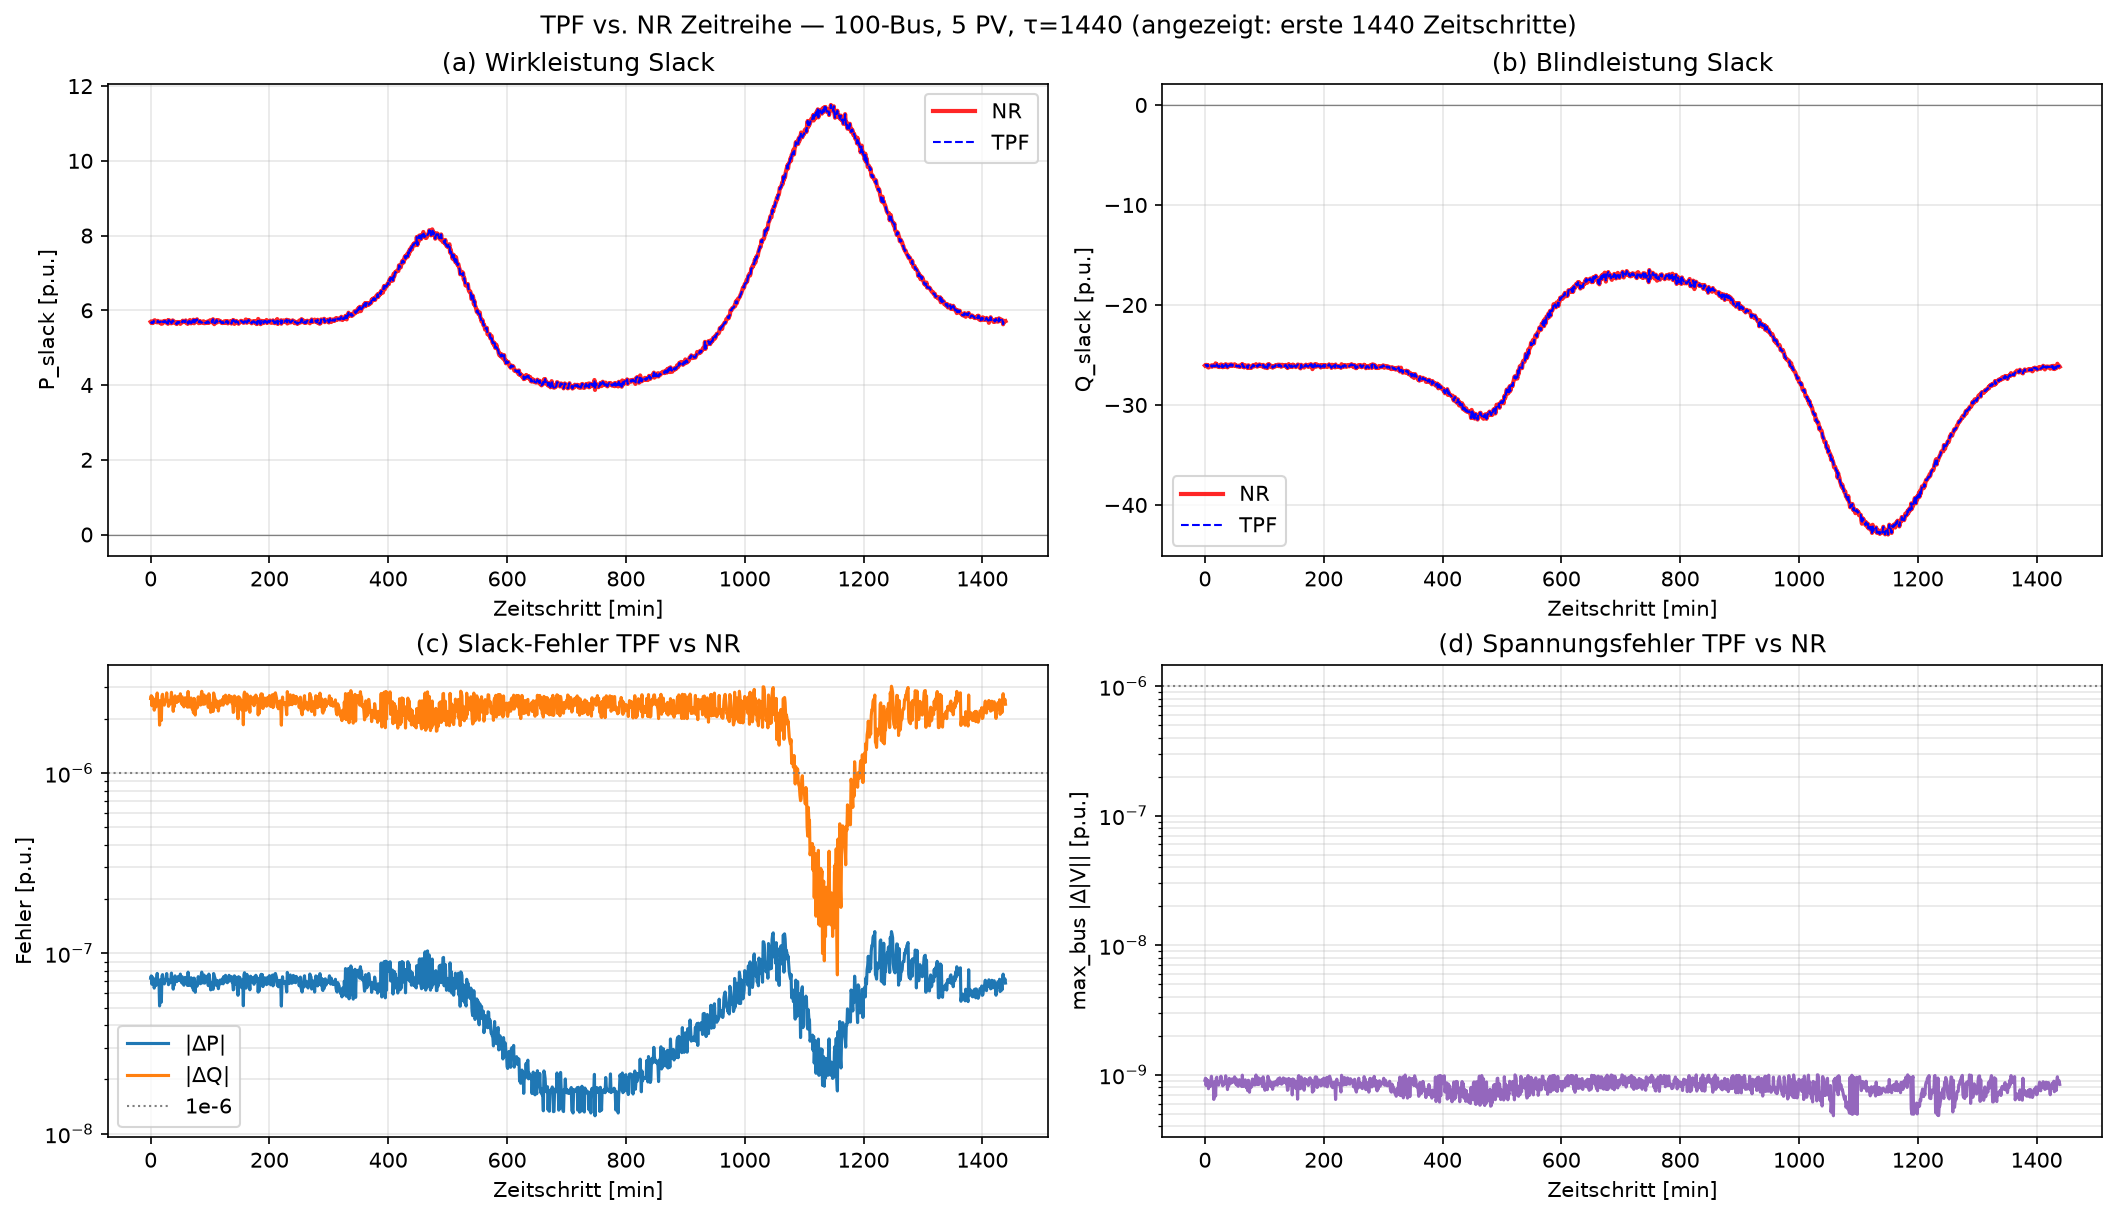

The Python source for this figure:
# tensor_power_flow/scripts/validate_slack_power_timeseries.py
"""
Validierung TPF Methode A vs. pandapower NR im Zeitreihenbetrieb.
Vergleicht:
  - Spannungen (bφ, τ)
  - Slack-Wirk- und Blindleistung (1, τ)
Zusätzlich: Konvergenzrate, Performance, Plot über den ersten Tag.
"""
import sys, os, time
sys.path.insert(0, os.path.join(os.path.dirname(__file__), "..", "src"))

import numpy as np
import matplotlib.pyplot as plt

from tpf.builders.from_pandapower import (
    build_network_from_pandapower, build_s_batch_timeseries
)
from tpf.solvers.tpf_pv_method_a import TPFDensePVMethodA
from tpf.solvers.nr_reference import PandapowerNRSolver
from tpf.generators.network_generator_salazar import create_salazar_network
from tpf.generators.profile_generators import (
    generate_pv_profile, generate_load_profile
)


def validate_case(nodes: int, n_pv: int, tau: int,
                  seed: int = 42, omega: float = 1.0,
                  tol_slack: float = 1e-5, tol_v: float = 1e-5):
    print(f"\n{'='*74}")
    print(f"  Netz: {nodes}-Bus, {n_pv} PV | τ = {tau:,}")
    print(f"{'='*74}")

    # 1. Netz + Zeitreihen-Profile
    net = create_salazar_network(nodes=nodes, n_pv=n_pv, seed=seed)
    network = build_network_from_pandapower(net, include_pv=True)

    p_load, q_load = generate_load_profile(
        net, tau, "daily_double_peak", seed=seed + 1
    )
    p_pv = None
    if network.has_pv:
        p_pv = generate_pv_profile(
            network.n_pv, tau, "daily_cosine",
            capacity_factor=0.25,
            p_nom_mw=net.gen["p_mw"].values,
            seed=seed + 2,
        )
    s_batch = build_s_batch_timeseries(network, net, p_load, q_load, p_pv)

    # 2. TPF Zeitreihe
    tpf = TPFDensePVMethodA(tol=1e-11, tol_pv=1e-9, omega=omega,
                            max_iter_inner=100, max_iter_outer=50)
    t0 = time.perf_counter()
    res_tpf = tpf.solve_timeseries(network, s_batch, verbose=False)
    t_tpf = time.perf_counter() - t0

    # 3. NR Zeitreihe
    nr = PandapowerNRSolver(tol=1e-10, max_iter=100)
    t0 = time.perf_counter()
    res_nr = nr.solve_timeseries(net, p_load, q_load, p_pv, verbose=False)
    t_nr = time.perf_counter() - t0

    # 4. Konvergenz-Check (Szenarien beide-konvergent)
    conv_tpf = (
        tpf.pv_info.converged_per_scenario
        if (tpf.pv_info is not None
            and tpf.pv_info.converged_per_scenario is not None)
        else np.full(tau, res_tpf.converged, dtype=bool)
    )
    # NR: aggregiert; per-Szenario nicht getrackt → wir setzen True wenn Gesamt-True
    conv_nr = np.full(tau, res_nr.converged, dtype=bool)
    mask = conv_tpf & conv_nr

    n_both = int(np.sum(mask))
    if n_both == 0:
        print(f"  ✗ Keine gemeinsam konvergierten Szenarien.")
        return None

    # 5. Slack-Leistung
    dp = np.abs(res_tpf.s_slack[0, :].real - res_nr.s_slack[0, :].real)
    dq = np.abs(res_tpf.s_slack[0, :].imag - res_nr.s_slack[0, :].imag)
    p_err_max, p_err_mean = float(dp[mask].max()), float(dp[mask].mean())
    q_err_max, q_err_mean = float(dq[mask].max()), float(dq[mask].mean())

    # 6. Spannungen (d-Block bei NR extrahieren)
    ppc = net._ppc
    bt = ppc["bus"][:, 1].astype(int)
    d_idx = np.sort(np.concatenate([np.where(bt == 1)[0], np.where(bt == 2)[0]]))
    v_tpf = np.abs(res_tpf.voltages)
    v_nr  = np.abs(res_nr.voltages[d_idx, :])
    dv = np.abs(v_tpf - v_nr)
    dv_max = float(dv[:, mask].max())
    dv_mean = float(dv[:, mask].mean())

    # 7. Ausgabe
    print(f"\n  Konvergenz:")
    print(f"    TPF: {int(conv_tpf.sum())}/{tau} ({100*conv_tpf.mean():.1f}%)")
    print(f"    NR:  {int(conv_nr.sum())}/{tau} ({100*conv_nr.mean():.1f}%)")
    print(f"    Vergleichsbasis (beide konv.): {n_both}/{tau}")

    print(f"\n  Slack-Leistung:")
    print(f"    max|ΔP| = {p_err_max:.2e}   mean = {p_err_mean:.2e}")
    print(f"    max|ΔQ| = {q_err_max:.2e}   mean = {q_err_mean:.2e}")

    print(f"\n  Spannungen (alle Busse × τ):")
    print(f"    max|Δ|V|| = {dv_max:.2e}   mean = {dv_mean:.2e}")

    print(f"\n  Performance:")
    print(f"    TPF: {t_tpf*1000:>9.1f} ms  ({t_tpf*1000/tau:.3f} ms/PF)")
    print(f"    NR:  {t_nr*1000:>9.1f} ms  ({t_nr*1000/tau:.3f} ms/PF)")
    print(f"    Speedup: {t_nr/t_tpf:.1f}x")

    passed = (p_err_max < tol_slack and q_err_max < tol_slack and dv_max < tol_v)
    print(f"\n  {'✓ PASS' if passed else '✗ FAIL'} "
          f"(tol_slack={tol_slack:.0e}, tol_v={tol_v:.0e})")

    return {
        "tau": tau, "nodes": nodes, "n_pv": n_pv,
        "p_err_max": p_err_max, "q_err_max": q_err_max,
        "dv_max": dv_max, "t_tpf": t_tpf, "t_nr": t_nr,
        "passed": passed, "n_both": n_both,
        "p_tpf": res_tpf.s_slack[0, :].real,
        "q_tpf": res_tpf.s_slack[0, :].imag,
        "p_nr":  res_nr.s_slack[0, :].real,
        "q_nr":  res_nr.s_slack[0, :].imag,
        "dv_per_t": np.max(dv, axis=0),
    }


def plot_slack_comparison(r: dict, save_path: str = None):
    """Plot: P_slack, Q_slack, ΔP/ΔQ, ΔV — ersten Tag (bis 1440 min) zeigen."""
    n_show = min(r["tau"], 1440)
    t = np.arange(n_show)

    fig, axes = plt.subplots(2, 2, figsize=(14, 8), layout="constrained")

    # (a) P_slack
    ax = axes[0, 0]
    ax.plot(t, r["p_nr"][:n_show], "r-", lw=2.0, alpha=0.85, label="NR")
    ax.plot(t, r["p_tpf"][:n_show], "b--", lw=1.0, label="TPF")
    ax.axhline(y=0, color="gray", lw=0.6)
    ax.set_xlabel("Zeitschritt [min]"); ax.set_ylabel("P_slack [p.u.]")
    ax.set_title("(a) Wirkleistung Slack")
    ax.legend(); ax.grid(True, alpha=0.3)

    # (b) Q_slack
    ax = axes[0, 1]
    ax.plot(t, r["q_nr"][:n_show], "r-", lw=2.0, alpha=0.85, label="NR")
    ax.plot(t, r["q_tpf"][:n_show], "b--", lw=1.0, label="TPF")
    ax.axhline(y=0, color="gray", lw=0.6)
    ax.set_xlabel("Zeitschritt [min]"); ax.set_ylabel("Q_slack [p.u.]")
    ax.set_title("(b) Blindleistung Slack")
    ax.legend(); ax.grid(True, alpha=0.3)

    # (c) Slack-Fehler
    ax = axes[1, 0]
    ax.semilogy(t, np.abs(r["p_tpf"] - r["p_nr"])[:n_show], "-", label="|ΔP|")
    ax.semilogy(t, np.abs(r["q_tpf"] - r["q_nr"])[:n_show], "-", label="|ΔQ|")
    ax.axhline(y=1e-6, color="gray", ls=":", lw=1.0, label="1e-6")
    ax.set_xlabel("Zeitschritt [min]"); ax.set_ylabel("Fehler [p.u.]")
    ax.set_title("(c) Slack-Fehler TPF vs NR")
    ax.legend(); ax.grid(True, which="both", alpha=0.3)

    # (d) Spannungsfehler
    ax = axes[1, 1]
    ax.semilogy(t, r["dv_per_t"][:n_show], "-", color="tab:purple")
    ax.axhline(y=1e-6, color="gray", ls=":", lw=1.0)
    ax.set_xlabel("Zeitschritt [min]")
    ax.set_ylabel("max_bus |Δ|V|| [p.u.]")
    ax.set_title("(d) Spannungsfehler TPF vs NR")
    ax.grid(True, which="both", alpha=0.3)

    fig.suptitle(
        f"TPF vs. NR Zeitreihe — {r['nodes']}-Bus, {r['n_pv']} PV, "
        f"τ={r['tau']} (angezeigt: erste {n_show} Zeitschritte)",
        fontsize=12,
    )

    if save_path:
        plt.savefig(save_path, dpi=150, bbox_inches="tight")
        print(f"\n  Plot gespeichert: {save_path}")
    plt.show()


def main():
    print("╔══════════════════════════════════════════════════════════════════════╗")
    print("║  VALIDIERUNG: TPF vs. NR — Spannungen und Slack-Leistung (τ-Reihe)  ║")
    print("╚══════════════════════════════════════════════════════════════════════╝")

    results = []
    # Schnell: Genauigkeitscheck
    results.append(validate_case(nodes=100, n_pv=5, tau=100))
    # Ein Tag @ 1 min — schön für Plot
    results.append(validate_case(nodes=100, n_pv=5, tau=1440))

    # Summary
    print(f"\n{'='*74}")
    print(f"  ZUSAMMENFASSUNG")
    print(f"{'='*74}")
    print(f"  {'τ':>7} {'max|ΔP|':>12} {'max|ΔQ|':>12} {'max|Δ|V||':>12} "
          f"{'Speedup':>10} {'Status':>8}")
    for r in results:
        if r is None: continue
        print(f"  {r['tau']:>7} {r['p_err_max']:>12.2e} {r['q_err_max']:>12.2e} "
              f"{r['dv_max']:>12.2e} {r['t_nr']/r['t_tpf']:>9.1f}x "
              f"{'PASS' if r['passed'] else 'FAIL':>8}")

    # Plot des größeren Falls
    if len(results) >= 2 and results[1] is not None:
        plot_slack_comparison(
            results[1], save_path="validate_slack_power_timeseries.png"
        )


if __name__ == "__main__":
    main()
